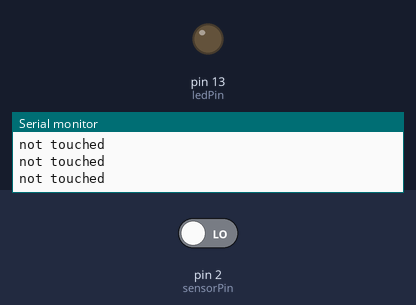
This sketch was run on a simulated Arduino Uno, built with avr-gcc and run on an emulated ATmega328P. Parts: output pins drawn as LEDs (lit = HIGH), the last lines printed to the serial monitor. The inputs (shaded band) are chosen by the test bench; at power-on: pin 2 (sensorPin) LOW.

Above: at 1.8 s.
1.9 s: pin 2 (sensorPin) driven HIGH
At 3.2 s:
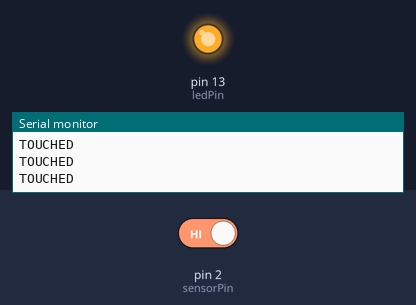
3.5 s: pin 2 (sensorPin) driven LOW
At 4.3 s:
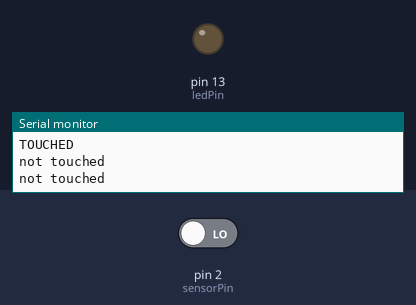
Timing chart, 0 to 6.5 s (numbered marks = the images above; inputs shaded):
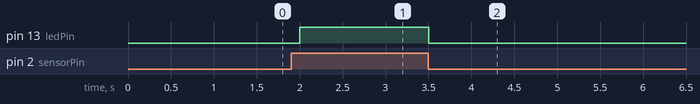

The sketch:

arduino_capacitive_module.ino
```cpp
/*
 * Example of using a Digital Capacitive Touch Sensor Module
 *
 */

#define sensorPin 2 //Arduino Digital pin D1

int ledPin = 13;

void setup() {
  Serial.begin(9600);

  pinMode(ledPin, OUTPUT);
  pinMode(sensorPin, INPUT);
}

void loop() {
  int senseValue = digitalRead(sensorPin);

  if (senseValue == HIGH){
    digitalWrite(ledPin, HIGH);
    Serial.println("TOUCHED");
  }

  else{
    digitalWrite(ledPin,LOW);
    Serial.println("not touched");
  }

  delay(500);
}
```

Measured:
- after the input at 1.9 s, pin 13 (ledPin): LOW → HIGH after 0.10 s
- after the input at 3.5 s, pin 13 (ledPin): HIGH → LOW at once
